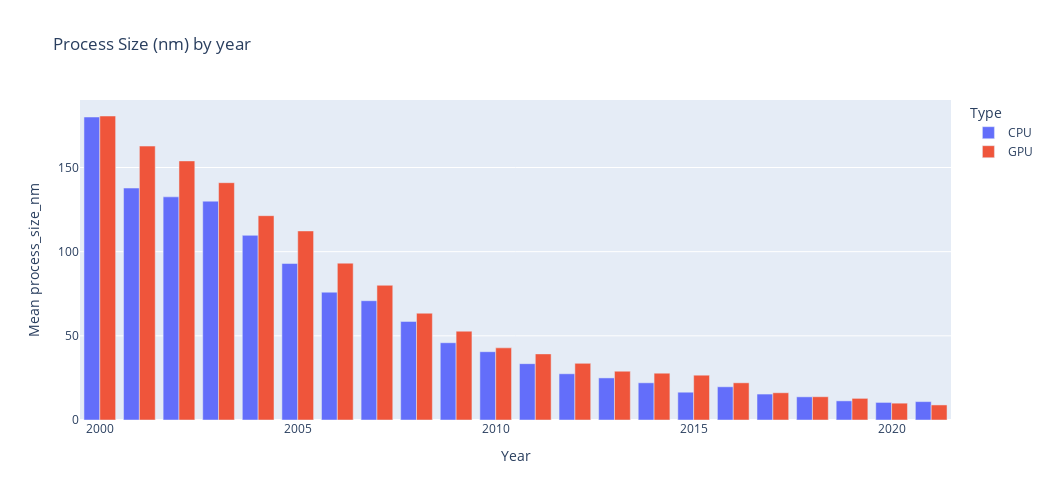

The code cell stored with this chart in its notebook:
### Code cell
df_psize = df.groupby([df.Year, "Type"])["process_size_nm"].mean().rename("Mean process_size_nm").to_frame().reset_index()
fig = px.bar(data_frame=df_psize, y='Mean process_size_nm', x='Year', color='Type',barmode='group',title= "Process Size (nm) by year", height=500,width=1050)
fig.show()
#Process Size shows a negative correleation with time

### Figure 1 — Plotly figure (JSON) as saved in the notebook; plotly's stock layout.template omitted (floating-point values rounded to 4 significant figures)
{"data": [{"alignmentgroup": "True", "hovertemplate": "Type=CPU<br>Year=%{x}<br>Mean process_size_nm=%{y}<extra></extra>", "legendgroup": "CPU", "marker": {"color": "#636efa", "pattern": {"shape": ""}}, "name": "CPU", "offsetgroup": "CPU", "orientation": "v", "showlegend": true, "textposition": "auto", "x": [2000, 2001, 2002, 2003, 2004, 2005, 2006, 2007, 2008, 2009, 2010, 2011, 2012, 2013, 2014, 2015, 2016, 2017, 2018, 2019, 2020, 2021], "xaxis": "x", "y": [180, 137.8, 132.6, 130, 109.7, 92.95, 75.93, 70.87, 58.57, 45.91, 40.58, 33.47, 27.46, 25.01, 22.1, 16.51, 19.73, 15.41, 13.77, 11.36, 10.45, 10.93], "yaxis": "y", "type": "bar"}, {"alignmentgroup": "True", "hovertemplate": "Type=GPU<br>Year=%{x}<br>Mean process_size_nm=%{y}<extra></extra>", "legendgroup": "GPU", "marker": {"color": "#EF553B", "pattern": {"shape": ""}}, "name": "GPU", "offsetgroup": "GPU", "orientation": "v", "showlegend": true, "textposition": "auto", "x": [2000, 2001, 2002, 2003, 2004, 2005, 2006, 2007, 2008, 2009, 2010, 2011, 2012, 2013, 2014, 2015, 2016, 2017, 2018, 2019, 2020, 2021], "xaxis": "x", "y": [180.6, 162.7, 153.9, 141.0, 121.4, 112.3, 93.18, 80.03, 63.44, 52.76, 42.86, 39.28, 33.65, 28.97, 27.8, 26.62, 22.09, 16.18, 13.83, 12.85, 10, 8.944], "yaxis": "y", "type": "bar"}], "layout": {"xaxis": {"anchor": "y", "domain": [0, 1], "title": {"text": "Year"}, "type": "linear", "range": [2000.0, 2022.0], "autorange": true}, "yaxis": {"anchor": "x", "domain": [0, 1], "title": {"text": "Mean process_size_nm"}, "type": "linear", "range": [0, 190.1], "autorange": true}, "legend": {"title": {"text": "Type"}, "tracegroupgap": 0}, "title": {"text": "Process Size (nm) by year"}, "barmode": "group", "height": 500, "width": 1050}}
